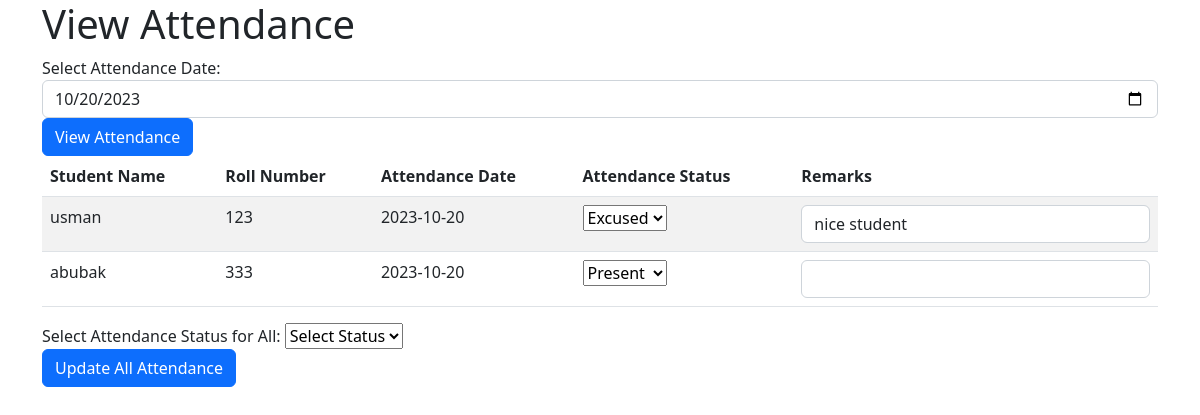
Page /attendanceupdate2ndway.php on the committed database.
### tables this page shows
CREATE TABLE `attendance_records` (
  `attendance_id` int(11) NOT NULL,
  `student_id` int(11) NOT NULL,
  `attendance_date` date NOT NULL,
  `status` varchar(255) NOT NULL,
  `remarks` varchar(255) DEFAULT NULL
);

CREATE TABLE `students` (
  `student_id` int(11) NOT NULL,
  `name` varchar(255) NOT NULL,
  `roll_number` varchar(255) NOT NULL,
  `class` varchar(255) NOT NULL,
  `section` varchar(255) NOT NULL,
  `admission_number` varchar(255) NOT NULL
);

### attendanceupdate2ndway.php (the view, shortened to what this page needs)
<?php
include('config.php');
if (isset($_GET['attendance_date'])) {
    $attendanceDate = $_GET['attendance_date'];
} else {
    $attendanceDate = "2023-10-20";
}
if (isset($attendanceDate) && !empty($attendanceDate)) {
    if (date('Y-m-d', strtotime($attendanceDate)) != $attendanceDate) {
        echo '<div class="alert alert-danger">Invalid attendance date format</div>';
    } else {
        $sql = "SELECT s.name, s.roll_number, ar.attendance_date, ar.status, ar.remarks, ar.attendance_id, ar.student_id
                FROM attendance_records ar
                JOIN students s ON ar.student_id = s.student_id
                WHERE ar.attendance_date = '$attendanceDate'";
        $result = mysqli_query($conn, $sql);
        $attendanceRecords = mysqli_fetch_all($result, MYSQLI_ASSOC);
    }
?>
<!DOCTYPE html>
<html lang="en">
<head>
    <link rel="stylesheet" href="https://cdn.jsdelivr.net/npm/bootstrap@5.2.0/dist/css/bootstrap.min.css">
</head>
<body>
<div class="container">
<h1>View Attendance</h1>
<?php if (isset($attendanceRecords)) { ?>
<form action="" method="get">
<div class="form-group">
<label for="attendance_date">Select Attendance Date:</label>
<input type="date" class="form-control" id="attendance_date" name="attendance_date" value="<?php echo $attendanceDate; ?>">
</div>
<button type="submit" class="btn btn-primary">View Attendance</button>
</form>
<table class="table table-striped">
<thead>
<tr>
<th>Student Name</th>
<th>Roll Number</th>
<th>Attendance Date</th>
<th>Attendance Status</th>
<th>Remarks</th>
</tr>
</thead>
<tbody>
<?php foreach ($attendanceRecords as $attendanceRecord) : ?>
<tr>
<td><?php echo $attendanceRecord['name']; ?></td>
<td><?php echo $attendanceRecord['roll_number']; ?></td>
<td><?php echo $attendanceRecord['attendance_date']; ?></td>
<td>
<select name="attendance_status[<?php echo $attendanceRecord['student_id']; ?>]">
<option value="P" <?php if ($attendanceRecord['status'] == 'P') echo 'selected'; ?>>Present</option>
<option value="E" <?php if ($attendanceRecord['status'] == 'E') echo 'selected'; ?>>Excused</option>
</select>
</td>
<td>
<input type="text" class="form-control" name="attendance_remarks[<?php echo $attendanceRecord['student_id']; ?>]" value="<?php echo $attendanceRecord['remarks']; ?>">
</td
</tr>
<?php endforeach; ?>
</tbody>
</table>
<form action="" method="post">
<div class="form-group">
<label for="bulk_attendance_status">Select Attendance Status for All:</label>
<select name="bulk_attendance_status" id="bulk_attendance_status">
<option value="">Select Status</option>
</select>
</div>
<button type="submit" class="btn btn-primary" name="update_all_attendance">Update All Attendance</button>
</form>
<?php } ?>
</div>
</body>
</html>
<?php } else {
echo '<div class="alert alert-danger">Please select an attendance date</div>';
}
?>

### rows in the picture
attendance_records: student.name "usman", student.roll_number "123", attendance_date "2023-10-20", status+student "Excused", remarks "nice student"
attendance_records: student.name "abubak", student.roll_number "333", attendance_date "2023-10-20", status+student "Present"
